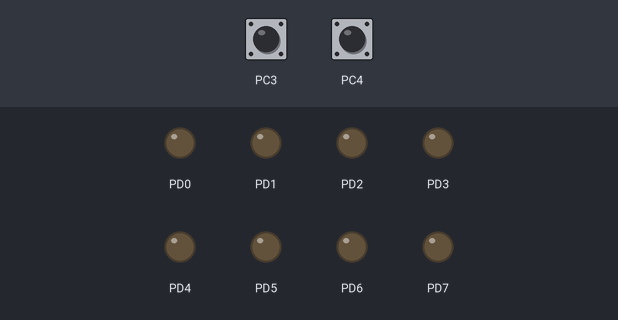
A program run on a simulated ATmega328P, built with avr-gcc and emulated at 16 MHz. On the bench: output pins drawn as LEDs (lit = HIGH). The test bench sets the inputs (shaded band); at power-on: PC3 HIGH, PC4 HIGH.

Above: at 1.2 s.
1.3 s: PC3 pulled LOW for 0.15 s
At 1.8 s:
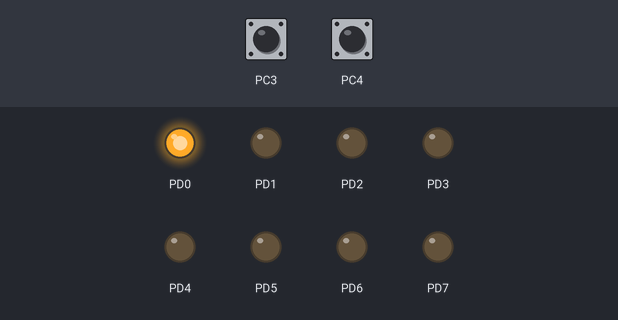
2.9 s: PC3 pulled LOW for 1 s
At 4.2 s:
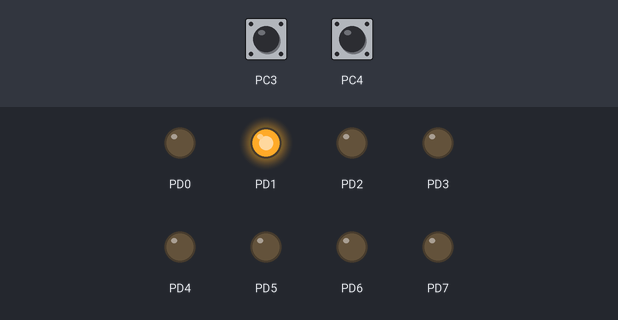
5.4 s: PC3 pulled LOW for 0.15 s
At 6.1 s:
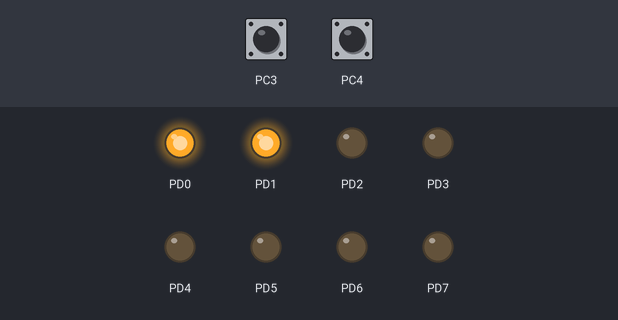
7.0 s: PC3 pulled LOW for 3.2 s
At 7.3 s:
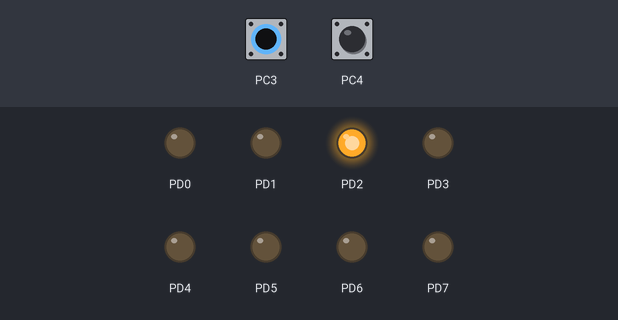
11.7 s: PC3 pulled LOW for 0.15 s
At 12.1 s:
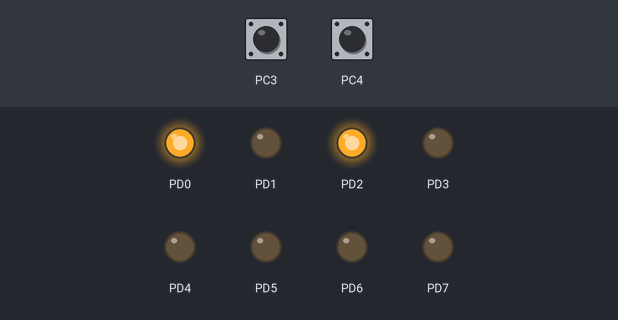
13.3 s: PC3 pulled LOW for 1 s
At 14.5 s:
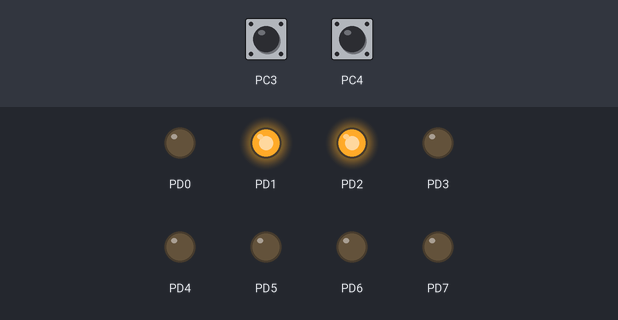
Timing chart, 0 to 16.3 s (numbered marks = the images above; inputs shaded):
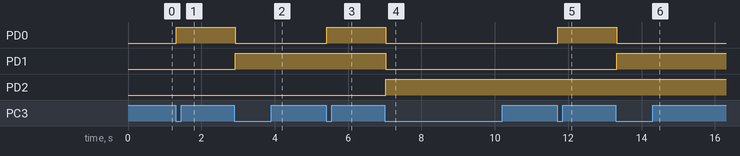

Measured:
- after the input at 1.3 s, PD0: LOW → HIGH at once
- after the input at 2.9 s, PD0: HIGH → LOW at once; PD1: LOW → HIGH at once
- after the input at 5.4 s, PD0: LOW → HIGH at once
- after the input at 7.0 s, PD0, PD1: HIGH → LOW at once; PD2: LOW → HIGH at once
- after the input at 11.7 s, PD0: LOW → HIGH at once
- after the input at 13.3 s, PD0: HIGH → LOW at once; PD1: LOW → HIGH at once

The program:

main.c
```c
/*
 * prelab4.c
 *
 * Created: 10/04/2026
 * Author: Jaqueline Michelle González Cotto
 * Description: Diseñe e implemente un contador binario de 8 bits. Utilice 2 pushbuttons para
 aumentar y decrementar el contador. Implemente antirebotes.
 *
 */
/****************************************/
// Encabezado (Libraries)

#define F_CPU 16000000UL //define frecuencia de 16 MHz
#include <avr/io.h> //acceso a los puertos
#include <util/delay.h> //permite usar delays
#include <avr/interrupt.h> //permite manejar interrupciones

/****************************************/
// Variables globales
//para detectar cambios en los botones (1 es sin presionar)
unsigned char lastBtnUp = 1;
unsigned char stateBtnUp = 1;
unsigned char lastBtnDown = 1;
unsigned char stateBtnDown = 1;

int countValue = 0; //guarda el valor del contador

/****************************************/
// Function prototypes

void setup(void);

/****************************************/
// Main Function

int main(void)
{
    setup(); //configura todo
    sei(); //habilita interrupciones globales

    while (1) //controla el overflow
    {
        if (countValue > 255) countValue = 0;
        if (countValue < 0)   countValue = 255;

        PORTD = countValue; //envia el valor al puerto D (donde están las leds)
    }
}

/****************************************/
// NON-Interrupt subroutines

void setup(){
    cli(); //desactivas las interrupciones mientras se configura

    DDRD = 0xFF; //puerto D (donde están las leds)
    PORTD = 0; //inicia en 0
    UCSR0B = 0; //para desactivar conexión serial en D0 y D1

    DDRC &= ~((1<<PC3) | (1<<PC4)); //configura los botones como señal de entrada (PC3 y PC4)
    PORTC |= (1<<PC3) | (1<<PC4); //activa los pull-up internos
// boton suelo es 1 y boton presionado es 0

    PCICR |= (1<<PCIE1); //activa interrupciones
    PCMSK1 |= (1<<PCINT11) | (1<<PCINT12); //habilita interrupcione de botones
}

/****************************************/
// Interrupt routines
//cuando cambia el estado de alguno de los botones
ISR(PCINT1_vect){
    _delay_ms(20); //antirrebote

	//lee el estado actual de los botones
    stateBtnUp = PINC & (1<<PINC3);
    stateBtnDown = PINC & (1<<PINC4);

	//para cuando quiero incrementar (solo si está presionado y si antes no lo estuvo)
    if ((stateBtnUp == 0) && (lastBtnUp != 0)){
        countValue++;
    }
    lastBtnUp = stateBtnUp; //guarda el estado actual

	//para cuando quiero decrementar (solo si esta presionado y no lo estuvo antes)
    if ((stateBtnDown == 0) && (lastBtnDown != 0)){
        countValue--;
    }
    lastBtnDown = stateBtnDown;

    PCIFR |= (1<<PCIF1); //limpia la bandera para permitir nuevas interrupciones
}
//fin
```
